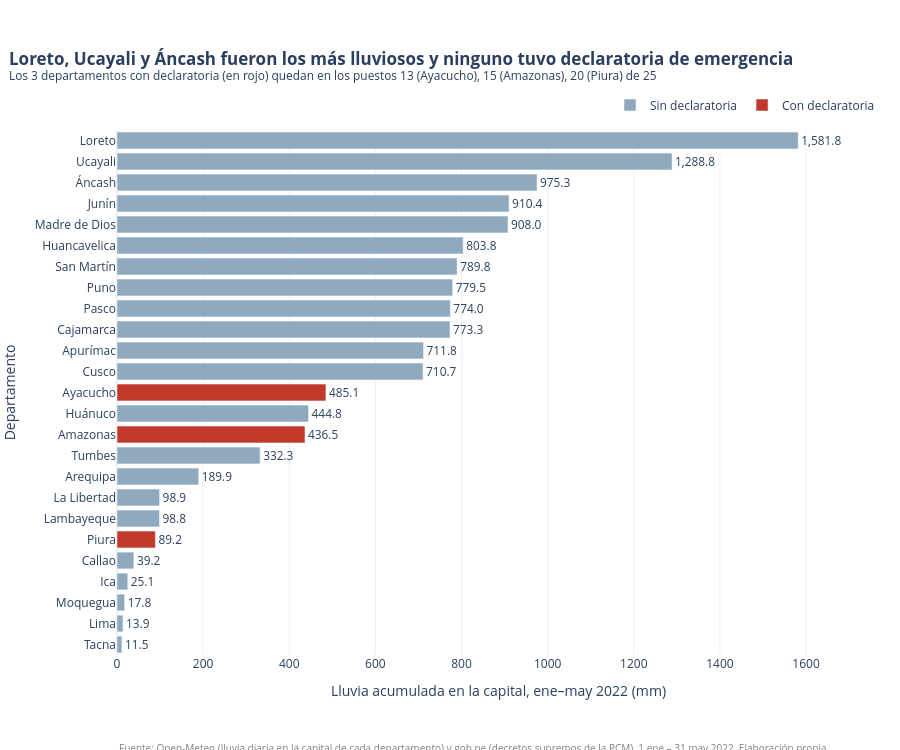

Notebook cell for this chart:
### Markdown cell above
## 3. Gráfico de barras: lluvia acumulada por departamento

Barras horizontales ordenadas de mayor a menor, con el valor escrito en cada barra y en rojo los departamentos con declaratoria. El título se arma con los datos: primero se comprueba la afirmación y luego se escribe.

### Code cell
orden = df.sort_values("lluvia_total_mm", ascending=False)
top3 = orden.head(3)
con_decl = orden[orden["declaratorias"] > 0]

# La conclusión del título solo se escribe si los datos la confirman
assert (top3["declaratorias"] == 0).all(), "algún departamento del top 3 sí tiene declaratoria: cambiar el título"

titulo_barras = (
    f"{top3['departamento'].iloc[0]}, {top3['departamento'].iloc[1]} y {top3['departamento'].iloc[2]} "
    "fueron los más lluviosos y ninguno tuvo declaratoria de emergencia"
)
puestos = ", ".join(f"{r.puesto_lluvia} ({r.departamento})" for r in con_decl.itertuples())
subtitulo_barras = (
    f"Los {len(con_decl)} departamentos con declaratoria (en rojo) quedan en los puestos {puestos} de {len(df)}"
)

fig_barras = px.bar(
    orden, x="lluvia_total_mm", y="departamento", orientation="h",
    color="declaratoria", color_discrete_map=COLORES,
    text="lluvia_total_mm", hover_name="departamento",
    hover_data={"departamento": False, "capital": True, "dias_lluvia_fuerte": True, "declaratorias": True},
    labels={
        "lluvia_total_mm": "Lluvia acumulada en la capital, ene–may 2022 (mm)",
        "departamento": "Departamento",
        "declaratoria": "", "capital": "Capital",
        "dias_lluvia_fuerte": "Días con lluvia ≥ 20 mm", "declaratorias": "Declaratorias",
    },
)
fig_barras.update_traces(texttemplate="%{x:,.1f}", textposition="outside", cliponaxis=False)
fig_barras.update_yaxes(categoryorder="total ascending")
fig_barras.update_xaxes(range=[0, orden["lluvia_total_mm"].max() * 1.12])
dar_formato(fig_barras, titulo_barras, subtitulo_barras, alto=750)
fig_barras.update_layout(legend=dict(orientation="h", y=1.02, x=1, xanchor="right", yanchor="bottom"))
fig_barras.show()

### Figure 1 — Plotly figure (JSON) as saved in the notebook; plotly's stock layout.template omitted (floating-point values rounded to 4 significant figures)
{"data": [{"cliponaxis": false, "customdata": [["Iquitos", 25, 0], ["Pucallpa", 20, 0], ["Huaraz", 7, 0], ["Huancayo", 5, 0], ["Puerto Maldonado", 13, 0], ["Huancavelica", 1, 0], ["Moyobamba", 4, 0], ["Puno", 3, 0], ["Cerro de Pasco", 0, 0], ["Cajamarca", 1, 0], ["Abancay", 2, 0], ["Cusco", 3, 0], ["Huánuco", 1, 0], ["Tumbes", 1, 0], ["Arequipa", 0, 0], ["Trujillo", 1, 0], ["Chiclayo", 0, 0], ["Callao", 0, 0], ["Ica", 0, 0], ["Moquegua", 0, 0], ["Huacho", 0, 0], ["Tacna", 0, 0]], "hovertemplate": "<b>%{hovertext}</b><br><br>=Sin declaratoria<br>Lluvia acumulada en la capital, ene–may 2022 (mm)=%{text}<br>Capital=%{customdata[0]}<br>Días con lluvia ≥ 20 mm=%{customdata[1]}<br>Declaratorias=%{customdata[2]}<extra></extra>", "hovertext": ["Loreto", "Ucayali", "Áncash", "Junín", "Madre de Dios", "Huancavelica", "San Martín", "Puno", "Pasco", "Cajamarca", "Apurímac", "Cusco", "Huánuco", "Tumbes", "Arequipa", "La Libertad", "Lambayeque", "Callao", "Ica", "Moquegua", "Lima", "Tacna"], "legendgroup": "Sin declaratoria", "marker": {"color": "#8fa9bf", "pattern": {"shape": ""}}, "name": "Sin declaratoria", "orientation": "h", "showlegend": true, "text": [1582.0, 1289.0, 975.3, 910.4, 908.0, 803.8, 789.8, 779.5, 774.0, 773.3, 711.8, 710.7, 444.8, 332.3, 189.9, 98.9, 98.8, 39.2, 25.1, 17.8, 13.9, 11.5], "textposition": "outside", "texttemplate": "%{x:,.1f}", "type": "bar", "x": [1582.0, 1289.0, 975.3, 910.4, 908.0, 803.8, 789.8, 779.5, 774.0, 773.3, 711.8, 710.7, 444.8, 332.3, 189.9, 98.9, 98.8, 39.2, 25.1, 17.8, 13.9, 11.5], "xaxis": "x", "y": ["Loreto", "Ucayali", "Áncash", "Junín", "Madre de Dios", "Huancavelica", "San Martín", "Puno", "Pasco", "Cajamarca", "Apurímac", "Cusco", "Huánuco", "Tumbes", "Arequipa", "La Libertad", "Lambayeque", "Callao", "Ica", "Moquegua", "Lima", "Tacna"], "yaxis": "y"}, {"cliponaxis": false, "customdata": [["Ayacucho", 0, 1], ["Chachapoyas", 1, 1], ["Piura", 0, 1]], "hovertemplate": "<b>%{hovertext}</b><br><br>=Con declaratoria<br>Lluvia acumulada en la capital, ene–may 2022 (mm)=%{text}<br>Capital=%{customdata[0]}<br>Días con lluvia ≥ 20 mm=%{customdata[1]}<br>Declaratorias=%{customdata[2]}<extra></extra>", "hovertext": ["Ayacucho", "Amazonas", "Piura"], "legendgroup": "Con declaratoria", "marker": {"color": "#c0392b", "pattern": {"shape": ""}}, "name": "Con declaratoria", "orientation": "h", "showlegend": true, "text": [485.1, 436.5, 89.2], "textposition": "outside", "texttemplate": "%{x:,.1f}", "type": "bar", "x": [485.1, 436.5, 89.2], "xaxis": "x", "y": ["Ayacucho", "Amazonas", "Piura"], "yaxis": "y"}], "layout": {"annotations": [{"font": {"color": "gray", "size": 10}, "showarrow": false, "text": "Fuente: Open-Meteo (lluvia diaria en la capital de cada departamento) y gob.pe (decretos supremos de la PCM), 1 ene – 31 may 2022. Elaboración propia.", "x": 0, "xanchor": "left", "xref": "paper", "y": -0.16, "yanchor": "top", "yref": "paper"}], "barmode": "relative", "font": {"size": 12}, "height": 750, "legend": {"orientation": "h", "title": {"text": ""}, "tracegroupgap": 0, "x": 1, "xanchor": "right", "y": 1.02, "yanchor": "bottom"}, "margin": {"b": 95, "l": 10, "r": 20, "t": 130}, "title": {"text": "<b>Loreto, Ucayali y Áncash fueron los más lluviosos y ninguno tuvo declaratoria de emergencia</b><br><sup>Los 3 departamentos con declaratoria (en rojo) quedan en los puestos 13 (Ayacucho), 15 (Amazonas), 20 (Piura) de 25</sup>", "x": 0.01, "xanchor": "left"}, "xaxis": {"anchor": "y", "domain": [0, 1], "range": [0, 1772.0], "title": {"text": "Lluvia acumulada en la capital, ene–may 2022 (mm)"}}, "yaxis": {"anchor": "x", "categoryorder": "total ascending", "domain": [0, 1], "title": {"text": "Departamento"}}}}
